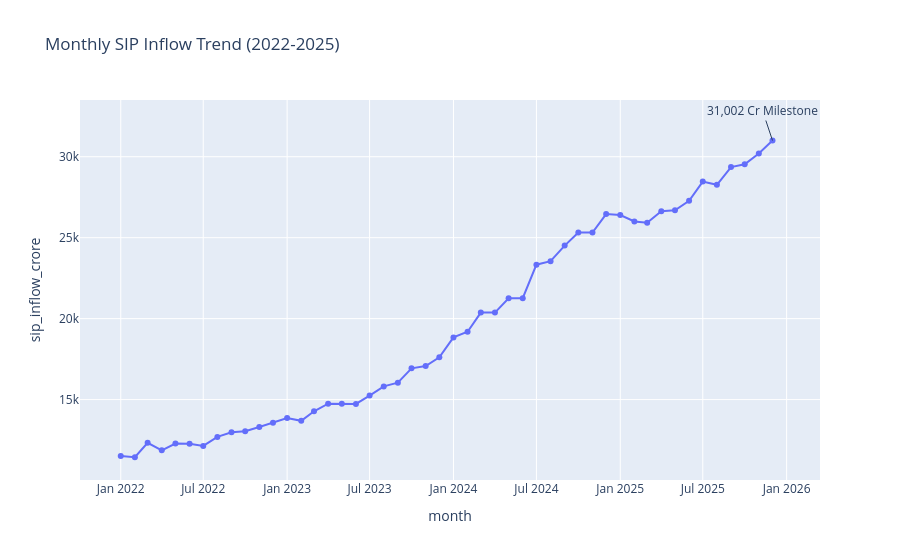

This figure's notebook cell:
### Code cell
fig = px.line(
    sip,
    x="month",
    y="sip_inflow_crore",
    title="Monthly SIP Inflow Trend (2022-2025)",
    markers=True
)

fig.add_annotation(
    x="2025-12-01",
    y=31002,
    text="31,002 Cr Milestone",
    showarrow=True
)

fig.show()
